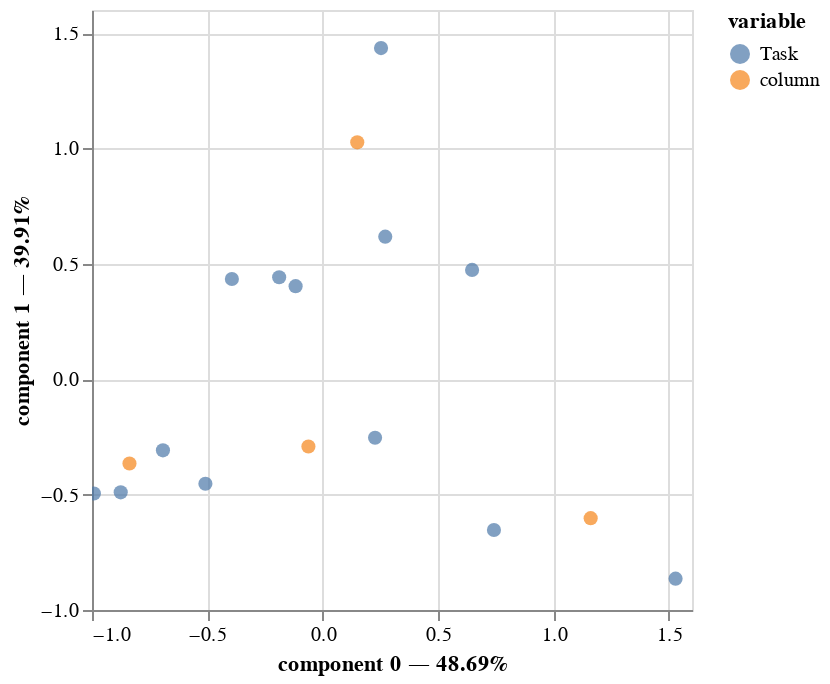

The code cell stored with this chart in its notebook:
### Code cell
ca.plot(housetasks)

### Figure 1 — Vega-Lite specification as saved in the notebook (floating-point values rounded to 4 significant figures)
{"config": {"view": {"continuousWidth": 300, "continuousHeight": 300}}, "layer": [{"data": {"name": "data-acff05524a2fc0f516ac178c5930712b"}, "mark": {"type": "circle", "size": 50}, "encoding": {"color": {"field": "variable", "type": "nominal"}, "tooltip": [{"field": "variable", "type": "nominal"}, {"field": "value", "type": "nominal"}, {"field": "component 0", "type": "quantitative"}, {"field": "component 1", "type": "quantitative"}], "x": {"axis": {"title": "component 0 — 48.69%"}, "field": "component 0", "scale": {"zero": false}, "type": "quantitative"}, "y": {"axis": {"title": "component 1 — 39.91%"}, "field": "component 1", "scale": {"zero": false}, "type": "quantitative"}}, "name": "view_1"}, {"data": {"name": "data-89a08f904a4df4d2d84d8f12e91c8490"}, "mark": {"type": "circle", "size": 50}, "encoding": {"color": {"field": "variable", "type": "nominal"}, "tooltip": [{"field": "variable", "type": "nominal"}, {"field": "value", "type": "nominal"}, {"field": "component 0", "type": "quantitative"}, {"field": "component 1", "type": "quantitative"}], "x": {"axis": {"title": "component 0 — 48.69%"}, "field": "component 0", "scale": {"zero": false}, "type": "quantitative"}, "y": {"axis": {"title": "component 1 — 39.91%"}, "field": "component 1", "scale": {"zero": false}, "type": "quantitative"}}}], "params": [{"name": "param_1", "select": {"type": "interval", "encodings": ["x", "y"]}, "bind": "scales", "views": ["view_1"]}], "$schema": "https://vega.github.io/schema/vega-lite/v5.8.0.json", "datasets": {"data-acff05524a2fc0f516ac178c5930712b": [{"component 0": -0.9918, "component 1": -0.4953, "variable": "Task", "value": "Laundry", "label": "Laundry"}, {"component 0": -0.8756, "component 1": -0.4901, "variable": "Task", "value": "Main_meal", "label": "Main_meal"}, {"component 0": -0.6926, "component 1": -0.3081, "variable": "Task", "value": "Dinner", "label": "Dinner"}, {"component 0": -0.5086, "component 1": -0.4528, "variable": "Task", "value": "Breakfast", "label": "Breakfast"}, {"component 0": -0.3938, "component 1": 0.4343, "variable": "Task", "value": "Tidying", "label": "Tidying"}, {"component 0": -0.189, "component 1": 0.442, "variable": "Task", "value": "Dishes", "label": "Dishes"}, {"component 0": -0.1177, "component 1": 0.4033, "variable": "Task", "value": "Shopping", "label": "Shopping"}, {"component 0": 0.2266, "component 1": -0.2536, "variable": "Task", "value": "Official", "label": "Official"}, {"component 0": 0.7418, "component 1": -0.6534, "variable": "Task", "value": "Driving", "label": "Driving"}, {"component 0": 0.2708, "component 1": 0.6179, "variable": "Task", "value": "Finances", "label": "Finances"}, {"component 0": 0.6471, "component 1": 0.4738, "variable": "Task", "value": "Insurance", "label": "Insurance"}, {"component 0": 1.529, "component 1": -0.8643, "variable": "Task", "value": "Repairs", "label": "Repairs"}, {"component 0": 0.2525, "component 1": 1.435, "variable": "Task", "value": "Holidays", "label": "Holidays"}], "data-89a08f904a4df4d2d84d8f12e91c8490": [{"component 0": -0.8376, "component 1": -0.3652, "variable": "column", "value": "Wife", "label": "Wife"}, {"component 0": -0.06218, "component 1": -0.2916, "variable": "column", "value": "Alternating", "label": "Alternating"}, {"component 0": 1.161, "component 1": -0.6019, "variable": "column", "value": "Husband", "label": "Husband"}, {"component 0": 0.1494, "component 1": 1.027, "variable": "column", "value": "Jointly", "label": "Jointly"}]}}
